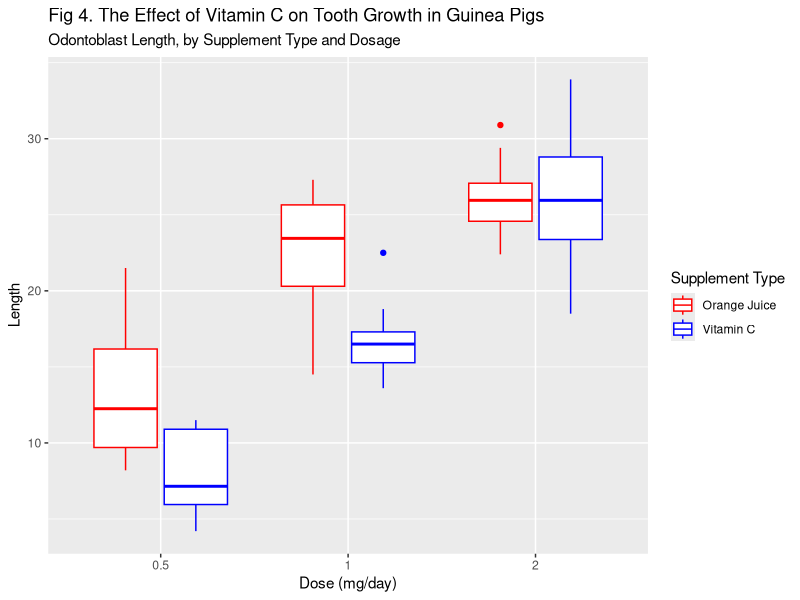
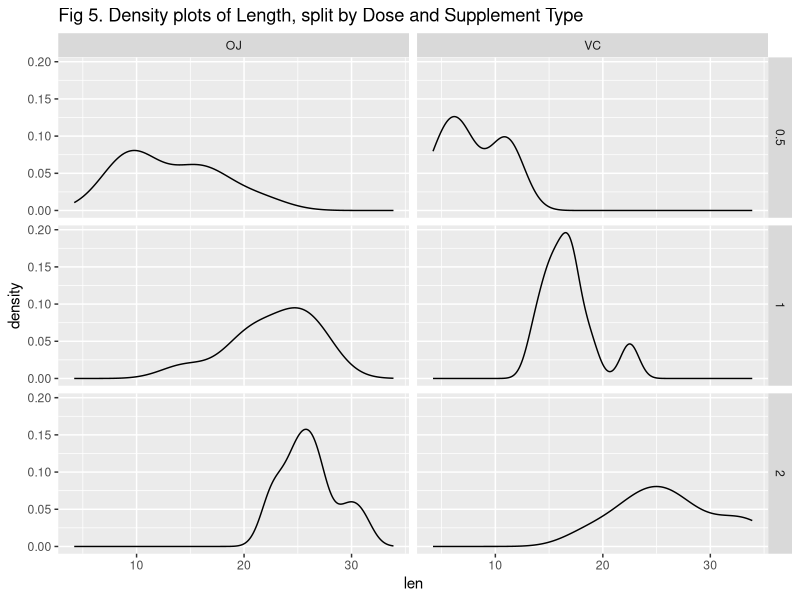
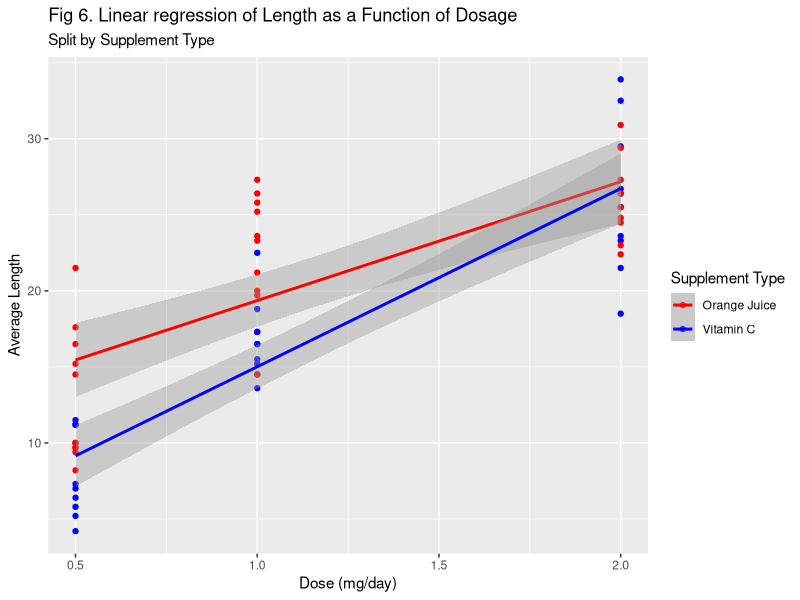
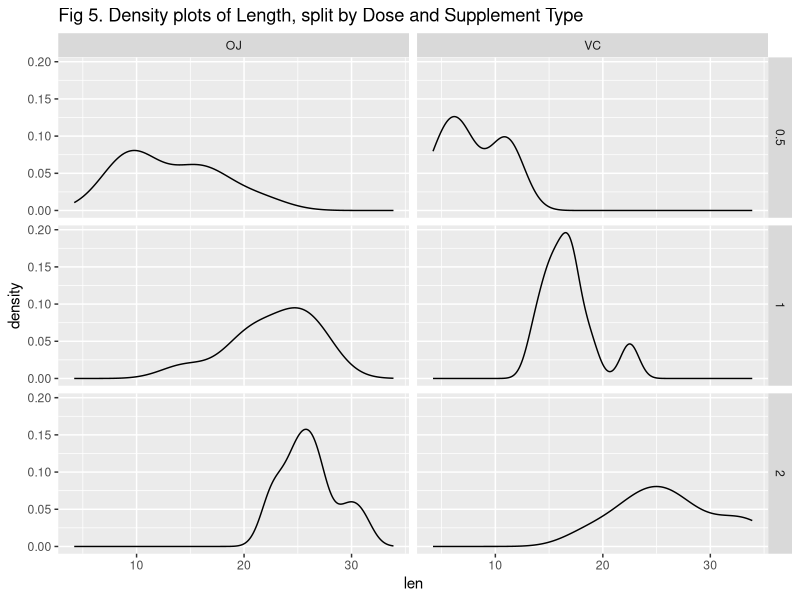
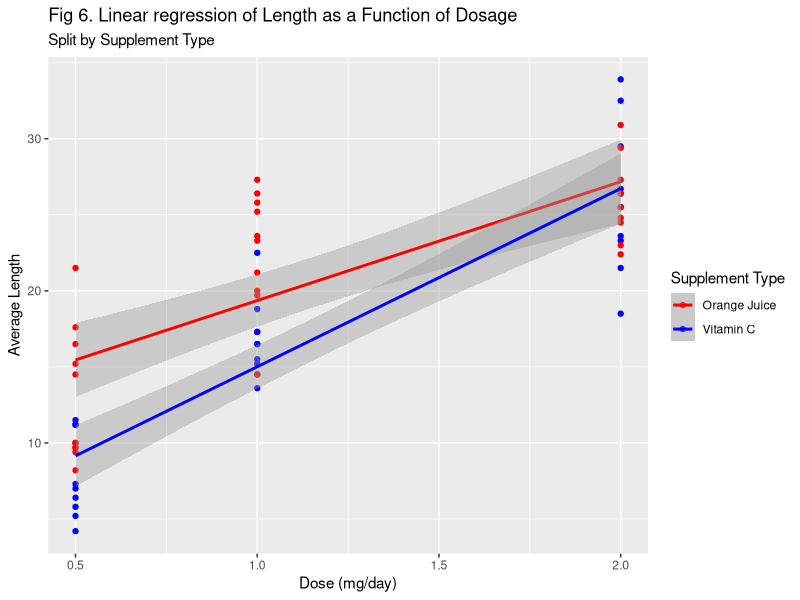

R code for these plots, in order:
## ---- chunk 1
knitr::opts_chunk$set(echo = TRUE)
library(tidyverse)
## ---- chunk 2
library(datasets)
ToothGrowth$dose <- as.factor(ToothGrowth$dose)
ToothGrowth <- as_tibble(ToothGrowth)
## ---- chunk 3
ggplot(data = ToothGrowth) +
    geom_boxplot(mapping = aes(x = dose, y = len, color = supp)) +
    labs(x = "Dose (mg/day)",
         y = "Length",
         title = "Fig 4. The Effect of Vitamin C on Tooth Growth in Guinea Pigs",
         subtitle = "Odontoblast Length, by Supplement Type and Dosage") +
    scale_color_manual(name = 'Supplement Type',
                       values = c('red', 'blue'),
                       labels = c('Orange Juice', 'Vitamin C'))

## ---- chunk 4
Tooth_summ <- ToothGrowth %>%
    group_by(dose, supp) %>%
    summarize("Average Length" = mean(len),
              "Length Std. Dev." = format(sd(len),digits = 3),
              "n" = n())
library(knitr)
kable(Tooth_summ,
      caption="Summary of ToothGrowth, grouped by dose and supplement",
      align = 'clccc',
      padding = 2)
## ---- chunk 5
ggplot(data = ToothGrowth) +
    geom_density(mapping = aes(x = len)) +
    facet_grid(dose ~ supp) +
    labs(
        title = "Fig 5. Density plots of Length, split by Dose and Supplement Type"
    )
## ---- chunk 6
Tooth <- data.frame(Dose = c(0, 0, 0), P.value = c(0, 0, 0))
j = 0
for(i in c(0.5, 1, 2)) {
    j = j + 1
    foo <- t.test(ToothGrowth$len[ToothGrowth$dose == i & ToothGrowth$supp == "OJ"], ToothGrowth$len[ToothGrowth$dose == i & ToothGrowth$supp == "VC"])$p.value
    Tooth$Dose[j] <- i
    Tooth$P.value[j] <- round(foo, digits = 4)
}
kable(Tooth,
      padding = 2,
      caption = "Unpaired Two-sample T-Test Between Supplements at Each Dosage")
## ---- chunk 7
Tooth2 <- data.frame(Supplement = c("0.5 to 1.0", "1.0 to 2.0"),
                     OJ.P.value = c(0, 0),
                     VC.P.value = c(0, 0))

Tooth2[1, 2] <- t.test(ToothGrowth$len[ToothGrowth$dose == 0.5 &
                                          ToothGrowth$supp == "OJ"],
                      ToothGrowth$len[ToothGrowth$dose == 1 &
                                          ToothGrowth$supp == "OJ"])$p.value
Tooth2[1, 3] <- t.test(ToothGrowth$len[ToothGrowth$dose == 0.5 &
                                          ToothGrowth$supp == "VC"],
                      ToothGrowth$len[ToothGrowth$dose == 1 &
                                          ToothGrowth$supp == "VC"])$p.value
Tooth2[2, 2] <- t.test(ToothGrowth$len[ToothGrowth$dose == 1 &
                                          ToothGrowth$supp == "OJ"],
                      ToothGrowth$len[ToothGrowth$dose == 2 &
                                          ToothGrowth$supp == "OJ"])$p.value
Tooth2[2, 3] <- t.test(ToothGrowth$len[ToothGrowth$dose == 1 &
                                          ToothGrowth$supp == "VC"],
                      ToothGrowth$len[ToothGrowth$dose == 2 &
                                          ToothGrowth$supp == "VC"])$p.value
kable(format(Tooth2, scientific = FALSE, digits = 1),
      padding = 2,
      caption = "Unpaired Two-sample T-Test Between Dosages for Each Supplement")
## ---- chunk 8
ggplot(data = ToothGrowth,
       mapping = aes(x = as.numeric(as.character(dose)),
                     y = len,
                     color = supp)) +
    geom_point() +
    geom_smooth(method = 'lm', formula = y ~ x) +
    labs(x = "Dose (mg/day)",
         y = "Average Length",
         title = "Fig 6. Linear regression of Length as a Function of Dosage",
         subtitle = "Split by Supplement Type") +
    scale_color_manual(name = 'Supplement Type',
                       values = c('red', 'blue'),
                       labels = c('Orange Juice', 'Vitamin C'))
## ---- chunk 9
ggplot(data = ToothGrowth) +
    geom_density(mapping = aes(x = len)) +
    facet_grid(dose ~ supp) +
    labs(
        title = "Fig 5. Density plots of Length, split by Dose and Supplement Type"
    )
## ---- chunk 10
ggplot(data = ToothGrowth,
       mapping = aes(x = as.numeric(as.character(dose)),
                     y = len,
                     color = supp)) +
    geom_point() +
    geom_smooth(method = 'lm', formula = y ~ x) +
    labs(x = "Dose (mg/day)",
         y = "Average Length",
         title = "Fig 6. Linear regression of Length as a Function of Dosage",
         subtitle = "Split by Supplement Type") +
    scale_color_manual(name = 'Supplement Type',
                       values = c('red', 'blue'),
                       labels = c('Orange Juice', 'Vitamin C'))
